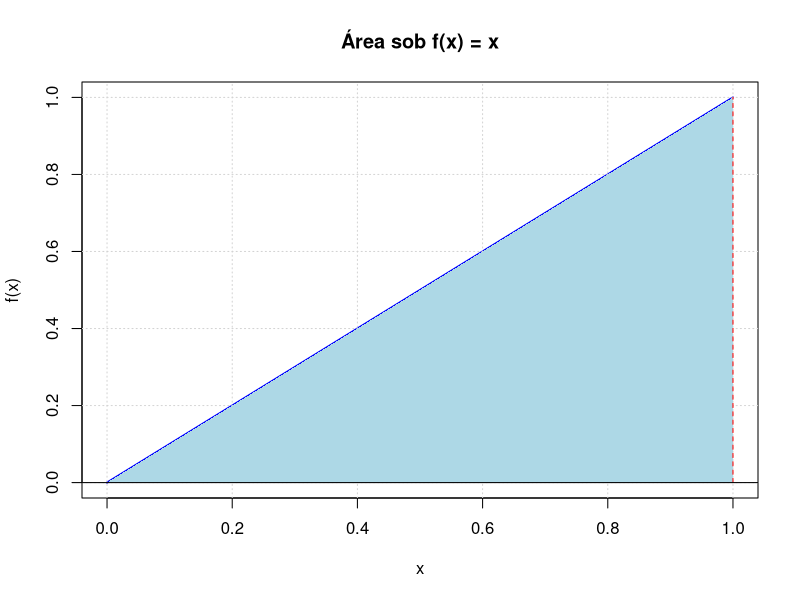
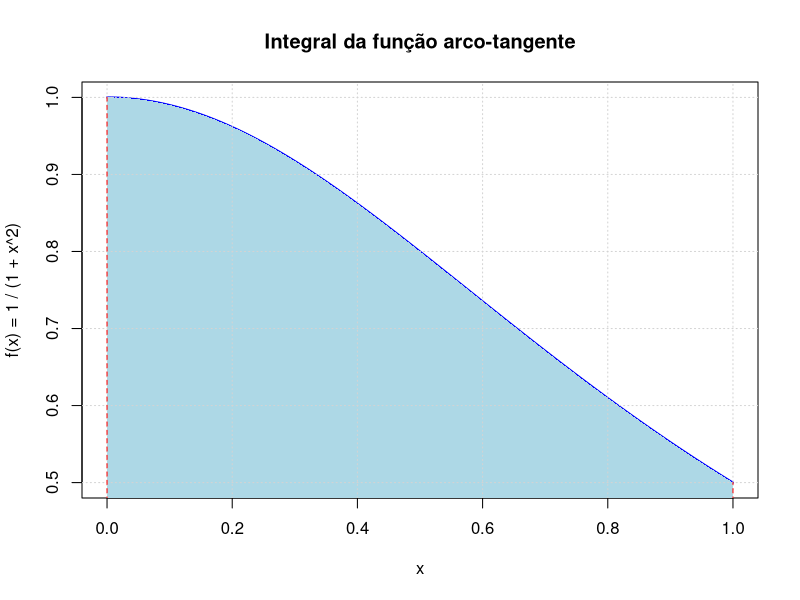
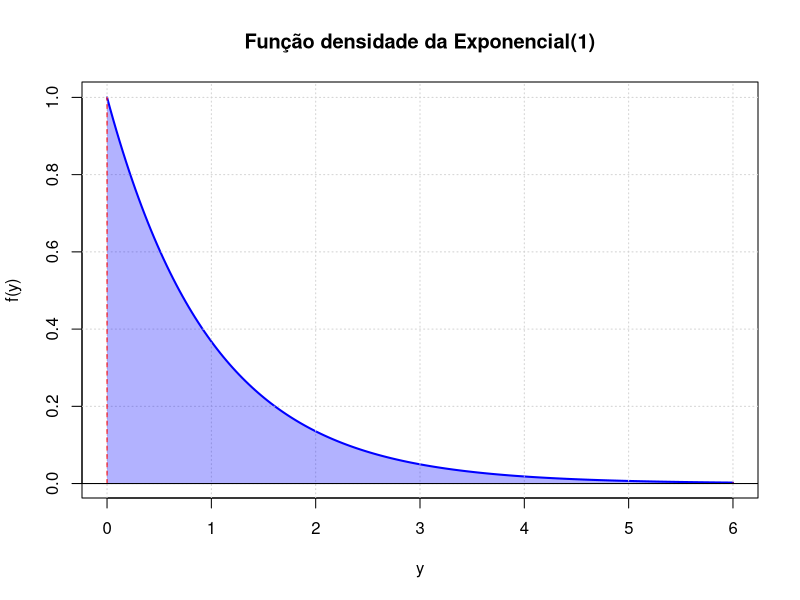
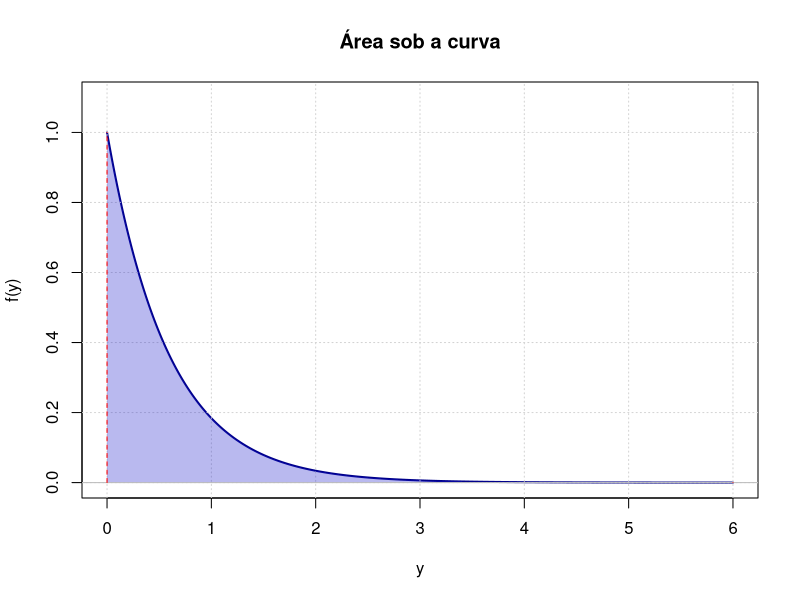

The R source for these figures, in order:
## ---- chunk 1

knitr::opts_chunk$set(echo = TRUE)
options(tinytex.verbose = TRUE)


## ---- chunk 2
# Estimando a integral de e^{-y} por Monte Carlo
n <- 10000
u <- runif(n)
theta1 <- mean(u)


# Resultado
cat("Monte Carlo - Integral 1:", theta1, "\n")

## ---- chunk 3
# Função f(x) = x
f <- function(x) x

theta1_analitico <- integrate(f, lower = 0, upper = 1)

# Resultado
cat("Analítico - Integral 1:", theta1_analitico$value, "\n")


## ---- chunk 4

# Intervalo de integração
x <- seq(0, 1, length.out = 1000)
y <- f(x)

# Plotando a função
plot(x, y, type = "l", lwd = 2, col = "blue",
     main = "Área sob f(x) = x",
     xlab = "x", ylab = "f(x)")

# Adicionando uma linha de grade
grid()

# Preenchendo a área sob a curva
polygon(c(0, x, 1), c(0, y, 0), col = "lightblue", border = NA)

# Segmentos verticais nos limites da integral
segments(x0 = 0, y0 = 0, x1 = 0, y1 = f(0), col = "red", lty = 2)
segments(x0 = 1, y0 = 0, x1 = 1, y1 = f(1), col = "red", lty = 2)

# Linha horizontal no eixo x
abline(h = 0, col = "black")
## ---- chunk 5
# Estimando a integral por Monte Carlo
n <- 10000
u <- runif(n)
g <- 1 / (1 + u^2)
theta2 <- mean(g)


# Resultado
cat("Monte Carlo - Integral 2:", theta2, "\n")

## ---- chunk 6

# Define a função 
f <- function(x) {
  1 / (1 + x^2)
}

# Usa a função integrate() para calcular a integral de 0 a 1
theta2_resultado <- integrate(f, lower = 0, upper = 1)

# Resultado
cat("Resultado da integral com integrate():", theta2_resultado$value, "\n")


## ---- chunk 7

# Criando uma sequência de x de 0 a 1
x <- seq(0, 1, length.out = 1000)
y <- f(x)

# Plotando a função
plot(x, y, type = "l", lwd = 2, col = "blue",
     main = " Integral da função arco-tangente ",
     xlab = "x", ylab = "f(x) = 1 / (1 + x^2)")

# Preenchendo a área sob a curva
polygon(c(0, x, 1), c(0, y, 0), col = "lightblue", border = NA)

# Adicionando uma linha de grade
grid()

# Segmentos verticais nas extremidades da integral
segments(x0 = 0, y0 = 0, x1 = 0, y1 = f(0), col = "red", lty = 2)
segments(x0 = 1, y0 = 0, x1 = 1, y1 = f(1), col = "red", lty = 2)

## ---- chunk 8
# Estimando a integral de e^{-y} por Monte Carlo
n <- 10000
u <- runif(n)
g <- rep(1, n)  # já que a função transformada ficou 1

theta3 <- mean(g) 

# Resultado
cat("Estimativa de F(y) por Monte Carlo - Integral 3:", theta3, "\n")

## ---- chunk 9
# Valores de y e f(y) = e^{-y}
y <- seq(0, 6, length.out = 200)
fy <- exp(-y)

# Plot da função densidade
plot(y, fy, type = "l", lwd = 2, col = "blue",
     ylab = "f(y)", xlab = "y",
     main = "Função densidade da Exponencial(1)")

# Adicionando uma linha de grade
grid()

# Preenchendo a área sob a curva até y = 6
polygon(c(0, y, 6), c(0, fy, 0), col = rgb(0, 0, 1, 0.3), border = NA)

# Segmentos verticais nas extremidades
segments(x0 = 0, y0 = 0, x1 = 0, y1 = 1, col = "red", lty = 2)
segments(x0 = 6, y0 = 0, x1 = 6, y1 = exp(-6), col = "red", lty = 2)

# Linha no eixo y = 0
abline(h = 0)


## ---- chunk 10
# Define o valor de x (deve estar entre 0 e 1)
x <- 0.5  

# Tamanho da amostra Monte Carlo
n <- 10000

# Gerar amostras Y ~ Exponencial(1)
y <- rexp(n, rate = 1)

# Função g(y) = x^y
g_y <- x^y

# Estimativa de F(x) pela média amostral
theta4 <- mean(g_y)

# Resultado
cat("Estimativa de F(x) por Monte Carlo - Integral 4:", theta4, "\n")


## ---- chunk 11
# Valor teórico
theta4_analitico <- 1 / (1 - log(x))

# Comparação
cat("Valor analítico:", theta4_analitico, "\n")
cat("Erro absoluto:", abs(theta4 - theta4_analitico), "\n")



## ---- chunk 12
# Define o valor de x
x <- 0.5

# Sequência de y para o gráfico
y_vals <- seq(0, 6, length.out = 500)

# Função integranda: f(y) = x^y * exp(-y)
f_y <- x^y_vals * exp(-y_vals)

# Plot
plot(y_vals, f_y, type = "l", col = "darkblue", lwd = 2,
     main = "Área sob a curva",
     xlab = "y", ylab = "f(y)",
     ylim = c(0, max(f_y) * 1.1))

# Adicionando uma linha de grade
grid()

# Área sob a curva
polygon(c(0, y_vals, 6), c(0, f_y, 0),
        col = rgb(0.1, 0.1, 0.8, 0.3), border = NA)

# Eixo base
abline(h = 0, col = "gray")

# Segmentos verticais nas extremidades
segments(x0 = 0, y0 = 0, x1 = 0, y1 = f_y[1], col = "red", lty = 2)
segments(x0 = 6, y0 = 0, x1 = 6, y1 = f_y[length(f_y)], col = "red", lty = 2)
